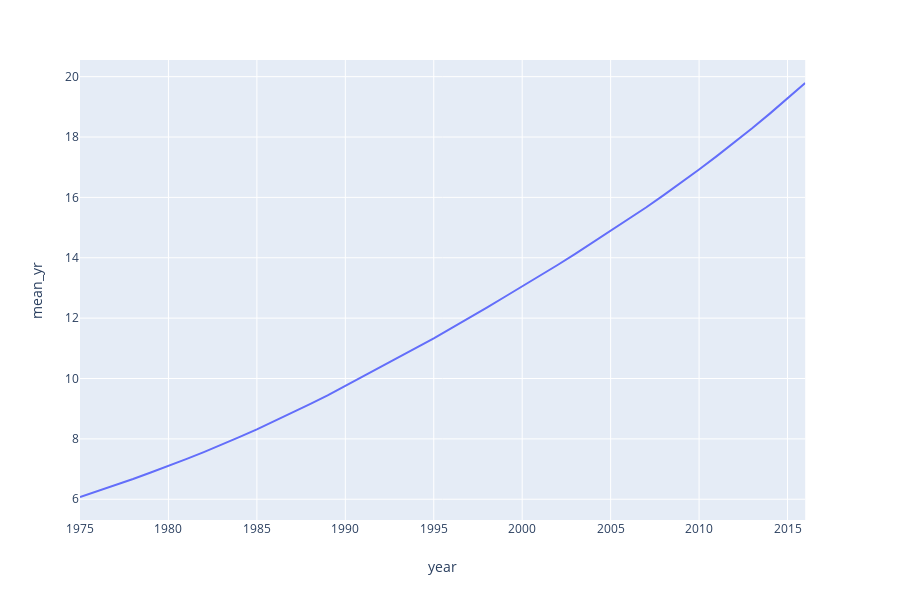

The code cell stored with this chart in its notebook:
### Code cell
fig = px.line(obs_means, x = 'year', y = 'mean_yr')

fig.show()

### Figure 1 — Plotly figure (JSON) as saved in the notebook; plotly's stock layout.template omitted (floating-point values rounded to 4 significant figures)
{"data": [{"hoverlabel": {"namelength": 0}, "hovertemplate": "year=%{x}<br>mean_yr=%{y}", "legendgroup": "", "line": {"color": "#636efa", "dash": "solid"}, "mode": "lines", "name": "", "showlegend": false, "type": "scatter", "x": [1975, 1976, 1977, 1978, 1979, 1980, 1981, 1982, 1983, 1984, 1985, 1986, 1987, 1988, 1989, 1990, 1991, 1992, 1993, 1994, 1995, 1996, 1997, 1998, 1999, 2000, 2001, 2002, 2003, 2004, 2005, 2006, 2007, 2008, 2009, 2010, 2011, 2012, 2013, 2014, 2015, 2016], "xaxis": "x", "y": [6.074, 6.271, 6.468, 6.672, 6.886, 7.1, 7.329, 7.563, 7.805, 8.059, 8.317, 8.588, 8.87, 9.15, 9.441, 9.753, 10.06, 10.37, 10.69, 11.01, 11.33, 11.67, 12.0, 12.35, 12.7, 13.05, 13.4, 13.76, 14.13, 14.51, 14.88, 15.27, 15.67, 16.08, 16.49, 16.93, 17.37, 17.82, 18.29, 18.77, 19.28, 19.79], "yaxis": "y"}], "layout": {"height": 600, "legend": {"tracegroupgap": 0}, "margin": {"t": 60}, "xaxis": {"anchor": "y", "domain": [0, 0.98], "title": {"text": "year"}}, "yaxis": {"anchor": "x", "domain": [0, 1], "title": {"text": "mean_yr"}}}}
